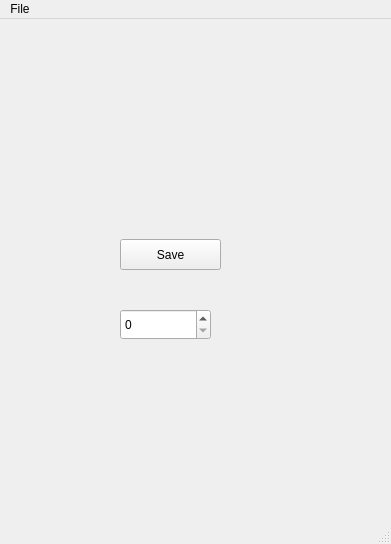
<?xml version="1.0" encoding="UTF-8"?>
<ui version="4.0">
 <class>MainWindow</class>
 <widget class="QMainWindow" name="MainWindow">
  <property name="geometry">
   <rect>
    <x>0</x>
    <y>0</y>
    <width>391</width>
    <height>544</height>
   </rect>
  </property>
  <property name="windowTitle">
   <string>MainWindow</string>
  </property>
  <widget class="QWidget" name="centralwidget">
   <widget class="QFrame" name="frame">
    <property name="geometry">
     <rect>
      <x>0</x>
      <y>10</y>
      <width>391</width>
      <height>497</height>
     </rect>
    </property>
    <widget class="QPushButton" name="pushButton">
     <property name="geometry">
      <rect>
       <x>120</x>
       <y>210</y>
       <width>101</width>
       <height>31</height>
      </rect>
     </property>
     <property name="text">
      <string>Save</string>
     </property>
    </widget>
    <widget class="QSpinBox" name="spinBox">
     <property name="geometry">
      <rect>
       <x>120</x>
       <y>280</y>
       <width>91</width>
       <height>31</height>
      </rect>
     </property>
     <property name="styleSheet">
      <string notr="true">font: 75 18pt &quot;Aspira&quot;;</string>
     </property>
    </widget>
   </widget>
  </widget>
  <widget class="QMenuBar" name="menubar">
   <property name="geometry">
    <rect>
     <x>0</x>
     <y>0</y>
     <width>391</width>
     <height>21</height>
    </rect>
   </property>
   <widget class="QMenu" name="menuFile">
    <property name="title">
     <string>File</string>
    </property>
    <addaction name="actionOpen"/>
   </widget>
   <addaction name="menuFile"/>
  </widget>
  <widget class="QStatusBar" name="statusbar"/>
  <action name="actionOpen">
   <property name="text">
    <string>Open</string>
   </property>
  </action>
 </widget>
 <resources/>
 <connections>
  <connection>
   <sender>pushButton</sender>
   <signal>clicked()</signal>
   <receiver>pushButton</receiver>
   <slot>click()</slot>
   <hints>
    <hint type="sourcelabel">
     <x>171</x>
     <y>238</y>
    </hint>
    <hint type="destinationlabel">
     <x>148</x>
     <y>238</y>
    </hint>
   </hints>
  </connection>
 </connections>
 <slots>
  <slot>addBill()</slot>
 </slots>
</ui>
